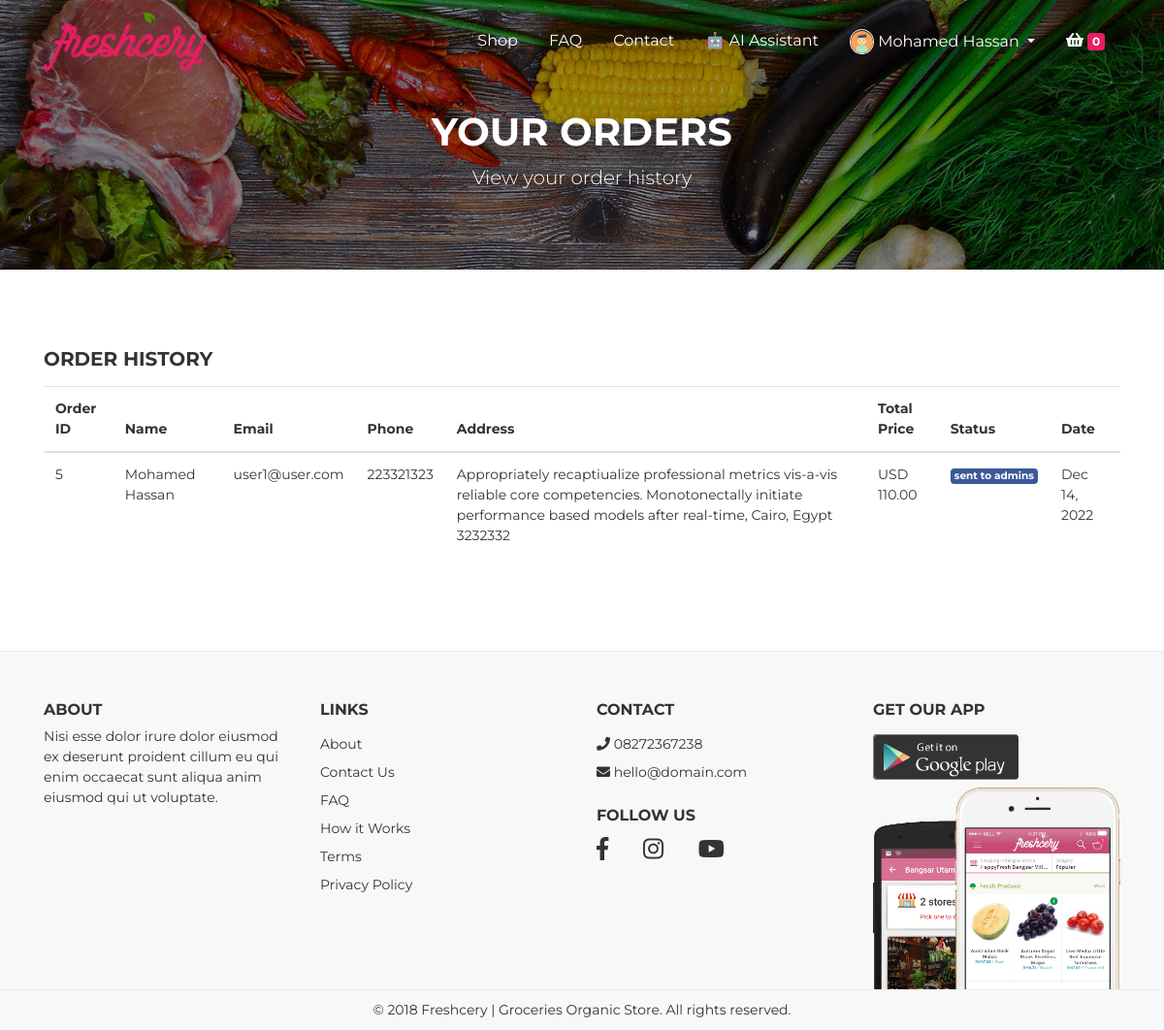
Screenshot of /users/transaction.php?id=1 (signed in) with the database file from the repository.
### tables this page shows
CREATE TABLE `orders` (
  `id` int(3) NOT NULL,
  `name` varchar(200) NOT NULL,
  `lname` varchar(200) NOT NULL,
  `company_name` varchar(200) NOT NULL,
  `address` varchar(200) NOT NULL,
  `city` varchar(200) NOT NULL,
  `country` varchar(200) NOT NULL,
  `zip_code` int(20) NOT NULL,
  `email` varchar(200) NOT NULL,
  `phone_number` int(20) NOT NULL,
  `order_notes` text NOT NULL,
  `status` varchar(200) NOT NULL DEFAULT 'sent to admins',
  `price` int(20) NOT NULL,
  `user_id` int(10) NOT NULL,
  `created_at` timestamp NOT NULL DEFAULT current_timestamp()
);

### users/transaction.php (the view, shortened to what this page needs)
<?php
    require "../includes/header.php";
    require "../config/config.php";
    if(isset($_GET['id'])) {
        $id = (int)$_GET['id'];
        $session_id = (int)$_SESSION['user_id'];
        try {
            $select = $conn->prepare("
                SELECT o.*
                FROM orders o
                WHERE o.user_id = ?
                ORDER BY o.created_at DESC
            ");
            if (!$select->execute([$id])) {
                error_log("Failed to execute orders query for user ID: " . $id);
                throw new PDOException("Failed to execute query");
            }
            $allOrders = $select->fetchAll(PDO::FETCH_OBJ);
        } catch(PDOException $e) {
            error_log("Database error in transactions: " . $e->getMessage());
            error_log("SQL State: " . $e->getCode());
            error_log("Error Info: " . print_r($select->errorInfo(), true));
            error_log("User ID: " . $id);
            error_log("Session ID: " . $session_id);
            echo "<script>alert('Database error occurred! Please try again later.'); window.location.href='".APPURL."';</script>";
            exit();
        }
    } else {
        error_log("No ID parameter in URL");
        echo "<script> window.location.href='".APPURL."/404.php'; </script>";
        exit();
    }
?>
    <div id="page-content" class="page-content">
        <div class="banner">
            <div class="jumbotron jumbotron-bg text-center rounded-0" style="background-image: url('<?php echo APPURL; ?>/assets/img/bg-header.jpg');">
                <div class="container">
                    <h1 class="pt-5">
                        Your Orders
                    </h1>
                    <p class="lead">
                        View your order history
                    </p>
                </div>
            </div>
        </div>
        <section id="checkout">
            <div class="container">
                <div class="row">
                    <div class="col-xs-12 col-sm-12">
                        <h5 class="mb-3">ORDER HISTORY</h5>
                        <div class="table-responsive">
                            <table class="table">
                                <thead>
                                    <tr>
                                        <th>Order ID</th>
                                        <th>Name</th>
                                        <th>Email</th>
                                        <th>Phone</th>
                                        <th>Address</th>
                                        <th>Total Price</th>
                                        <th>Status</th>
                                        <th>Date</th>
                                    </tr>
                                </thead>
                                <tbody>
                                    <?php if(empty($allOrders)): ?>
                                        <tr>
                                            <td colspan="8" class="text-center">No orders found</td>
                                        </tr>
                                    <?php else: ?>
                                        <?php foreach($allOrders as $order): ?>
                                            <tr>
                                                <td><?php echo htmlspecialchars($order->id); ?></td>
                                                <td><?php echo htmlspecialchars($order->name . ' ' . $order->lname); ?></td>
                                                <td><?php echo htmlspecialchars($order->email); ?></td>
                                                <td><?php echo htmlspecialchars($order->phone_number); ?></td>
                                                <td>
                                                    <?php
                                                        echo htmlspecialchars($order->address . ', ' .
                                                            $order->city . ', ' .
                                                            $order->country . ' ' .
                                                            $order->zip_code);
                                                    ?>
                                                </td>
                                                <td>USD <?php echo number_format($order->price, 2); ?></td>
                                                <td>
                                                    <?php if($order->status == 'Pending'): ?>
                                                        <span class="badge badge-warning">Pending</span>
                                                    <?php elseif($order->status == 'Confirmed'): ?>
                                                        <span class="badge badge-info">Confirmed</span>
                                                    <?php elseif($order->status == 'Completed'): ?>
                                                        <span class="badge badge-success">Completed</span>
                                                    <?php else: ?>
                                                        <span class="badge badge-secondary"><?php echo htmlspecialchars($order->status); ?></span>
                                                    <?php endif; ?>
                                                </td>
                                                <td><?php echo date('M d, Y', strtotime($order->created_at)); ?></td>
                                            </tr>
                                        <?php endforeach; ?>
                                    <?php endif; ?>
                                </tbody>
                            </table>
                        </div>
                    </div>
                </div>
            </div>
        </section>
    </div>
<?php require "../includes/footer.php"; ?>

### includes/header.php (shortened to what this page needs)
<?php
    require dirname(dirname(__FILE__)) . "/config/config.php";
    $num = new stdClass();
    $num->num_products = 0;
    if(isset($_SESSION['user_id'])) {
        try {
            $cart = $conn->query("SELECT COUNT(*) as num_products FROM cart WHERE user_id='$_SESSION[user_id]'");
            $cart->execute();
            $result = $cart->fetch(PDO::FETCH_OBJ);
            if($result && isset($result->num_products)) {
                $num->num_products = $result->num_products;
            }
        } catch (PDOException $e) {
            error_log("Error fetching cart count: " . $e->getMessage());
        }
    }
?>
<!DOCTYPE html>
<html>
<head>
    <link href="<?php echo APPURL; ?>/assets/fonts/sb-bistro/sb-bistro.css" rel="stylesheet" type="text/css">
    <link href="<?php echo APPURL; ?>/assets/fonts/font-awesome/font-awesome.css" rel="stylesheet" type="text/css">
    <link rel="stylesheet" type="text/css" media="all" href="<?php echo APPURL; ?>/assets/packages/bootstrap/bootstrap.css">
    <link rel="stylesheet" type="text/css" media="all" href="<?php echo APPURL; ?>/assets/packages/o2system-ui/o2system-ui.css">
    <link rel="stylesheet" type="text/css" media="all" href="<?php echo APPURL; ?>/assets/packages/owl-carousel/owl-carousel.css">
    <link rel="stylesheet" type="text/css" media="all" href="<?php echo APPURL; ?>/assets/packages/cloudzoom/cloudzoom.css">
    <link rel="stylesheet" type="text/css" media="all" href="<?php echo APPURL; ?>/assets/packages/thumbelina/thumbelina.css">
    <link rel="stylesheet" type="text/css" media="all" href="<?php echo APPURL; ?>/assets/packages/bootstrap-touchspin/bootstrap-touchspin.css">
    <link rel="stylesheet" type="text/css" media="all" href="<?php echo APPURL; ?>/assets/css/theme.css">
</head>
<body>
    <div class="page-header">
        <nav class="navbar fixed-top navbar-expand-md navbar-dark bg-transparent" id="page-navigation">
            <div class="container">
                <a href="<?php echo APPURL; ?>" class="navbar-brand">
                    <img src="<?php echo APPURL;?>/assets/img/logo/logo.png" alt="">
                </a>
                <div class="collapse navbar-collapse" id="navbarcollapse">
                    <ul class="navbar-nav ml-auto">
                        <li class="nav-item">
                            <a href="<?php echo APPURL;?>/shop.php" class="nav-link">Shop</a>
                        </li>
                        <li class="nav-item">
                            <a href="<?php echo APPURL;?>/faq.php" class="nav-link">FAQ</a>
                        </li>
                        <li class="nav-item">
                            <a href="<?php echo APPURL;?>/contact.php" class="nav-link">Contact</a>
                        </li>
                        <li class="nav-item">
                            <a href="<?php echo APPURL;?>/ai-assistant.php" class="nav-link">
                                🤖 AI Assistant
                            </a>
                        </li>
                        <?php if(!isset($_SESSION['username'])) : ?>
                            <li class="nav-item">
                                <a href="<?php echo APPURL;?>/auth/register.php" class="nav-link">Register</a>
                            </li>
                            <li class="nav-item">
                                <a href="<?php echo APPURL;?>/auth/login.php" class="nav-link">Login</a>
                            </li>
                        <?php else : ?>
                            <li class="nav-item dropdown">
                                <a class="nav-link dropdown-toggle" href="#" id="navbarDropdown" role="button" data-toggle="dropdown" aria-haspopup="true" aria-expanded="false">
                                    <div class="avatar-header"><img src="<?php echo APPURL;?>/assets/img/logo/<?php echo $_SESSION['image']; ?>"></div> <?php echo $_SESSION['username']; ?>
                                </a>
                            </li>
                            <li class="nav-item">
                                <a href="<?php echo APPURL;?>/products/cart.php" class="nav-link" data-toggle="" aria-haspopup="true" aria-expanded="false">
                                    <i class="fa fa-shopping-basket"></i> <span class="badge badge-primary"><?php echo $num->num_products; ?></span>
                                </a>
                            </li>
                        <?php endif; ?>
                    </ul>
                </div>
            </div>
        </nav>
</body>
</html>

### includes/footer.php (shortened to what this page needs)
<footer>
        <div class="container">
            <div class="row">
                <div class="col-md-3">
                    <h5>About</h5>
                    <p>Nisi esse dolor irure dolor eiusmod ex deserunt proident cillum eu qui enim occaecat sunt aliqua anim eiusmod qui ut voluptate.</p>
                </div>
                <div class="col-md-3">
                    <h5>Links</h5>
                    <ul>
                        <li>
                            <a href="about.html">About</a>
                        </li>
                        <li>
                            <a href="contact.html">Contact Us</a>
                        </li>
                        <li>
                            <a href="faq.html">FAQ</a>
                        </li>
                        <li>
                            <a href="javascript:void(0)">How it Works</a>
                        </li>
                        <li>
                            <a href="terms.html">Terms</a>
                        </li>
                        <li>
                            <a href="privacy.html">Privacy Policy</a>
                        </li>
                    </ul>
                </div>
                <div class="col-md-3">
                     <h5>Contact</h5>
                     <ul>
                         <li>
                            <a href="tel:+620892738334"><i class="fa fa-phone"></i> 08272367238</a>
                        </li>
                        <li>
                            <a href="mailto:hello@domain.com"><i class="fa fa-envelope"></i> hello@domain.com</a>
                         </li>
                     </ul>
                     <h5>Follow Us</h5>
                     <ul class="social">
                         <li>
                            <a href="javascript:void(0)" target="_blank"><i class="fab fa-facebook-f"></i></a>
                         </li>
                         <li>
                            <a href="javascript:void(0)" target="_blank"><i class="fab fa-instagram"></i></a>
                         </li>
                         <li>
                            <a href="javascript:void(0)" target="_blank"><i class="fab fa-youtube"></i></a>
                         </li>
                     </ul>
                </div>
                <div class="col-md-3">
                     <h5>Get Our App</h5>
                     <ul class="mb-0">
                         <li class="download-app">
                             <a href="#"><img src="<?php echo APPURL; ?>/assets/img/playstore.png"></a>
                         </li>
                         <li style="height: 200px">
                             <div class="mockup">
                                 <img src="<?php echo APPURL; ?>/assets/img/mockup.png">
                             </div>
                         </li>
                     </ul>
                </div>
            </div>
        </div>
        <p class="copyright">&copy; 2018 Freshcery | Groceries Organic Store. All rights reserved.</p>
    </footer>
</body>
</html>

### assets/packages/o2system-ui/o2system-ui.css (style rules this page uses)
.bg-transparent { background:transparent !important;box-shadow:none }
body { color:#333;font-size:14px;font-family:"Oxygen", "Helvetica Neue", Arial, sans-serif }
a { text-decoration:none !important;outline:0 !important }
.badge { padding:.5em .6em .6em .6em }
.badge-primary { background-color:#3783b5 }
.badge-secondary { background-color:#3b5998 }
.jumbotron { padding:4rem }
.jumbotron.jumbotron-bg { background-size:cover;color:#FFF }

### assets/css/theme.css (style rules this page uses)
body { color: #333333; font-size: 14px; font-family: "Montserrat", "Helvetica Neue", Arial, sans-serif; background: #fff; }
h1, h2, h3, h4, h5, h6 { text-transform: uppercase !important; font-weight: 700 !important; }
.badge { padding: 0.25em 0.4em; }
section { padding: 80px 0; }
.badge-primary { background: #E91E63 !important; }
.page-header .navbar .navbar-brand img { height: 60px; }
.page-header .navbar .navbar-nav .nav-link { color: #FFF; font-size: 1rem; padding-right: 1rem; padding-left: 1rem; }
.page-header .navbar .avatar-header { width: 25px; height: 25px; overflow: hidden; border: 1px solid #eee; border-radius: 50%; display: inline-table; }
.page-header .navbar .avatar-header img { width: 100%; height: auto; }
.banner .jumbotron { margin-bottom: 0; }
.banner .jumbotron .container { position: relative; z-index: 5; }
footer { background-color: #f8f8f8; padding: 50px 0; padding-bottom: 0; border-top: 1px solid #eee; }
footer h5 { font-size: 1rem; font-weight: 400; }
footer ul { padding: 0; margin: 0; list-style: none; margin-bottom: 1rem; position: relative; overflow: hidden; }
footer ul li { display: block; margin: 0.5rem 0; }
footer ul li a { color: #333333; }
footer ul li.download-app { width: 150px; overflow: hidden; border-radius: 4px; background-color: #333; }
footer ul li.download-app img { width: 152px; height: auto; }
footer ul li .mockup { position: absolute; }
footer ul li .mockup img { width: 100%; }
footer ul.social li { display: inline-block; margin: 0.5rem 1rem; margin-top: 0; }
footer ul.social li a { font-size: 1.5rem; }
footer ul.social li:first-child { margin-left: 0; }
footer .copyright { margin: 0; padding: 10px; text-align: center; border-top: 1px solid #eee; }

### rows the page displays
orders: id "5", name+lname "Mohamed Hassan", email "user1@user.com", phone_number "223321323", address+city+country "Appropriately recaptiualize professional metrics vis-a-vis reliable core competencies. Monotonectally initiate performance based models after real-time, Cairo, Egypt 3232332", price "110.00", status "sent to admins", created_at "Dec 14, 2022"

### other values shown
$_SESSION['username'] "Mohamed Hassan"
$num->num_products "0"
